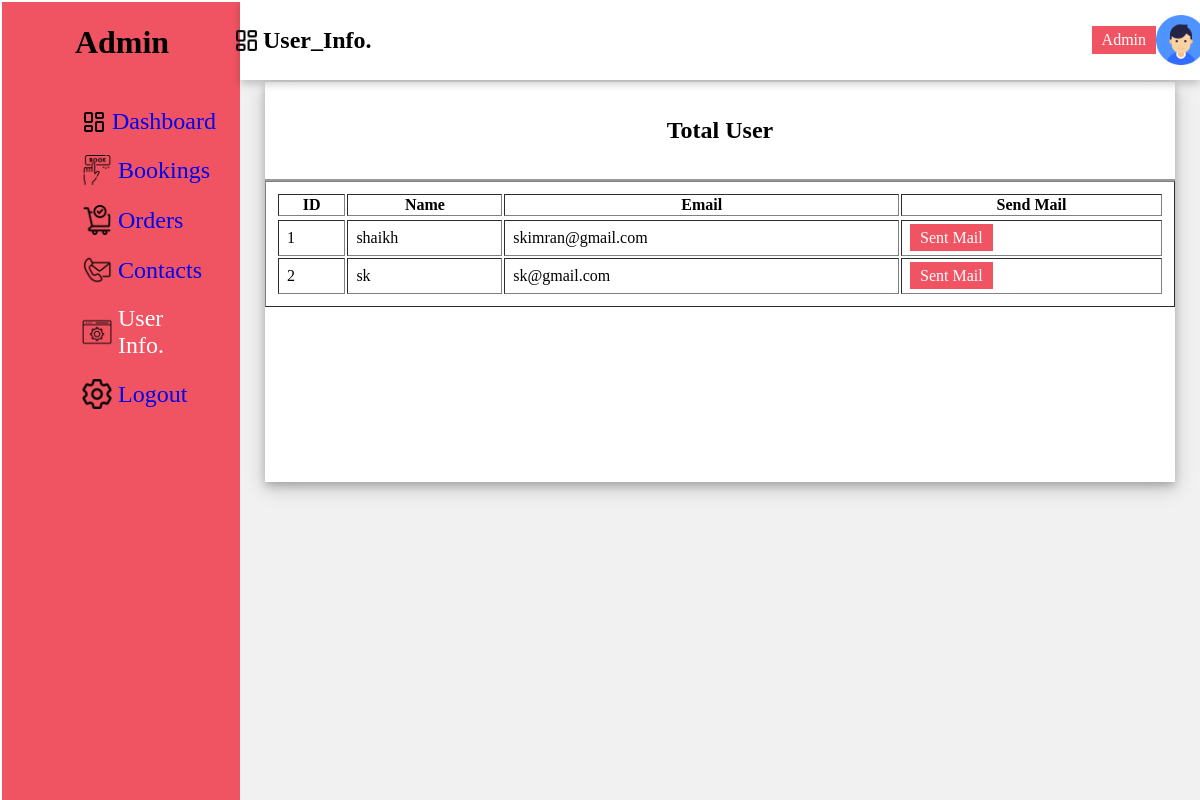
Screenshot of /admin/user_detail.php with the database file from the repository.
### tables this page shows
CREATE TABLE IF NOT EXISTS `registration` (
  `id` int NOT NULL AUTO_INCREMENT,
  `name` varchar(20) NOT NULL,
  `email` varchar(20) NOT NULL,
  `password` varchar(20) NOT NULL,
  `cpassword` varchar(20) NOT NULL,
  PRIMARY KEY (`id`),
  KEY `name` (`name`,`email`,`password`,`cpassword`) USING BTREE
);

### admin/user_detail.php (the view, shortened to what this page needs)
<!DOCTYPE html>
<html lang="en">
<head>
    <link rel="stylesheet" href="styles.css">
</head>
<body>
    <div class="side-menu">
        <div class="brand-name">
            <h1>Admin</h1>
        </div>
        <ul>
            <li><img src="../admin//images/dashboard.png" alt="">&nbsp;<a href="index.php"> <span>Dashboard</span></a></li>
            <li><img src="../admin/images/booking.png" alt="" width="30px" height="30px">&nbsp;<a href="booking_detail.php"><span>Bookings</span></a></li>
            <li><img src="../admin/images/order.png" alt="" width="30px" height="30px">&nbsp;<a href="order_detail.php"><span>Orders</span></a> </li>
            <li><img src="../admin/images/contact.png" alt="" width="30px" height="30px">&nbsp;<a href="contact_detail.php"><span>Contacts</span></a> </li>
            <li><img src="../admin/images/manage-site.png" alt="" width="30px" height="30px">&nbsp;<span>User Info.</span> </li>
            <li><img src="../admin/images/setting.png" alt="" width="30px" height="30px">&nbsp;<a href="../logout.php"><span>Logout</span></a> </li>
        </ul>
    </div>
    <div class="container">
        <div class="header">
        <img src="../admin//images/dashboard.png" width="25px" height="25px" alt="">&nbsp;
            <h2>User_Info.</h2>
            <div class="nav">
                <div class="user">
                    <a href="#" class="btn">Admin</a>
                    <div class="img-case">
                        <img src="../admin/images/user.png" alt="">
                    </div>
                </div>
            </div>
        </div>
        <div class="content">
            <div class="content-2">
                <div class="recent-payments">
                    <div class="title">
                        <h2>Total User</h2>
                    </div>
                    <table border="1">
                        <tr>
                            <th>ID</th>
                            <th>Name</th>
                            <th>Email</th>
                            <th>Send Mail</th>
                        </tr>
                        <tr>
                        <?php
                             $connection=mysqli_connect("localhost","root","","coffee");
                            $query = "SELECT id, name,email FROM registration";
                            $query_run=mysqli_query($connection,$query);
                             while($row=mysqli_fetch_assoc($query_run)){
                                    echo '<tr>';
                                    echo '<td>'.$row['id'];
                                    echo '<td>'.$row['name'];
                                    echo '<td>'.$row['email'];'</td>';
                                    echo '<td><a href="https://mail.google.com/mail/u/0/#inbox?compose=new" class="btn">Sent Mail</a></td>';
                                    echo '</tr>';
                                }
                            ?>
                        </tr>
                    </table>
                </div>
            </div>
        </div>
    </div>
</body>
</html>

### admin/styles.css (style rules this page uses)
body { min-height: 100vh; margin: 1px; padding: 1px; }
a { text-decoration: none; }
li { list-style: none; }
.btn { background: #f05462; color: white; padding: 5px 10px; text-align: center; }
.title { display: flex; align-items: center; justify-content: space-around; padding: 15px 10px; border-bottom: 2px solid #999; }
table { padding: 10px; }
tr { width: 10%; }
td { text-align: left; padding: 8px; white-space: pre-wrap; }
.side-menu { position: fixed; background: #f05462; width: 20vw; min-height: 100vh; display: flex; flex-direction: column; }
.side-menu .brand-name { height: 10vh; display: flex; align-items: center; justify-content: center; }
.side-menu li { font-size: 24px; padding: 10px 40px; color: white; display: flex; align-items: center; }
.container { position: absolute; right: 0; width: 80vw; height: 100vh; background: #f1f1f1; }
.container .header { position: fixed; top: 0; right: 0; width: 80vw; height: 10vh; background: white; display: flex; align-items: center; justify-content: center; box-shadow: 0 4px 8px 0 rgba(0, 0, 0, 0.2); z-index: 1; }
.container .header .nav { width: 90%; display: flex; align-items: center; }
.container .header .nav .user { flex: 1; display: flex; justify-content: space-between; align-items: center; padding-left: 720px; }
.container .header .nav .user img { width: 40px; height: 40px; }
.container .header .nav .user .img-case { position: relative; width: 50px; height: 50px; }
.container .header .nav .user .img-case img { position: absolute; top: 0; left: 0; width: 100%; height: 100%; }
.container .content { position: relative; margin-top: 10vh; min-height: 90vh; background: #f1f1f1; }
.container .content .content-2 { min-height: 60vh; display: flex; justify-content: space-around; align-items: flex-start; flex-wrap: wrap; }
.container .content .content-2 .recent-payments { min-height: 50vh; flex: 5; background: white; margin: 0 25px 25px 25px; box-shadow: 0 4px 8px 0 rgba(0, 0, 0, 0.2), 0 6px 20px 0 rgba(0, 0, 0, 0.19); display: flex; flex-direction: column; }

### rows the page displays
registration: id "1", name "shaikh", email "skimran@gmail.com"
registration: id "2", name "sk", email "sk@gmail.com"
